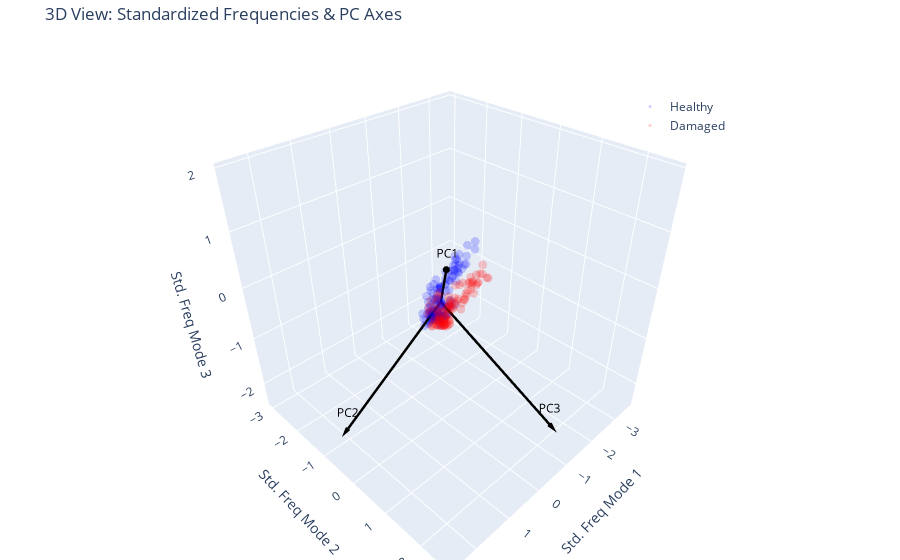

Source (notebook cell):
### Code cell
import plotly.graph_objects as go
import numpy as np

# 1. Standardize ALL data (using the scaler fitted on healthy data)
X_all_std = scaler.transform(measured_freqs)

# 2. Create Traces
data = []

# Healthy Data
data.append(go.Scatter3d(
    x=X_all_std[train_mask, 0],
    y=X_all_std[train_mask, 1],
    z=X_all_std[train_mask, 2],
    mode='markers',
    marker=dict(size=3, color='blue', opacity=0.2),
    name='Healthy'
))

# Damaged Data
data.append(go.Scatter3d(
    x=X_all_std[~train_mask, 0],
    y=X_all_std[~train_mask, 1],
    z=X_all_std[~train_mask, 2],
    mode='markers',
    marker=dict(size=3, color='red', opacity=0.2),
    name='Damaged'
))

# 3. Add PC Axes
scale = 3
origin = np.zeros(3)

for i, comp in enumerate(pca.components_):
    # Vector end point
    end = origin + comp * scale
    
    # Line for the vector
    data.append(go.Scatter3d(
        x=[origin[0], end[0]],
        y=[origin[1], end[1]],
        z=[origin[2], end[2]],
        mode='lines+text',
        line=dict(color='black', width=5),
        text=["", f"PC{i+1}"],
        textposition="top center",
        textfont=dict(size=12, color='black'),
        name=f'PC{i+1}',
        showlegend=False
    ))
    
    # Cone for arrow head
    data.append(go.Cone(
        x=[end[0]], y=[end[1]], z=[end[2]],
        u=[comp[0]], v=[comp[1]], w=[comp[2]],
        sizemode="absolute", sizeref=0.2, anchor="tail",
        showscale=False, colorscale=[[0, 'black'], [1, 'black']],
        name=f'PC{i+1} Arrow',
        showlegend=False
    ))

# 4. Layout
layout = go.Layout(
    title='3D View: Standardized Frequencies & PC Axes',
    scene=dict(
        xaxis_title='Std. Freq Mode 1',
        yaxis_title='Std. Freq Mode 2',
        zaxis_title='Std. Freq Mode 3',
        aspectmode='cube'
    ),
    margin=dict(l=0, r=0, b=0, t=40),
    legend=dict(x=0.7, y=0.9)
)

fig = go.Figure(data=data, layout=layout)
fig.show()

### Figure 1 — Plotly figure (JSON) as saved in the notebook; plotly's stock layout.template omitted (floating-point values rounded to 4 significant figures; data arrays with more than 128 entries replaced by an {"elided": "..."} marker saying what was removed)
{"data": [{"marker": {"color": "blue", "opacity": 0.2, "size": 3}, "mode": "markers", "name": "Healthy", "type": "scatter3d", "x": {"elided": "144 float values"}, "y": {"elided": "144 float values"}, "z": {"elided": "144 float values"}}, {"marker": {"color": "red", "opacity": 0.2, "size": 3}, "mode": "markers", "name": "Damaged", "type": "scatter3d", "x": [-2.404, -2.041, -2.573, -2.371, -1.119, -0.6643, -0.3118, 0.1372, 0.1567, 0.4018, 0.4496, 0.5915, 0.4818, 0.6482, 0.4477, 0.6105, 0.3237, 0.4876, 0.2831, -0.41, -0.07816, -0.3942, -0.282, -0.4966, -1.251, -1.479, -1.315, -0.7243, -0.32, 0.05015, 0.5175, 0.3026, 0.3657, 0.5527, 0.6756, 0.6813, 0.701, 0.6972, 0.6969, 0.4035, 0.5762, 0.6754, 0.4198, 0.1603, -0.09303, -0.3873, -0.2669, -0.04592, -0.1599, -0.2892, 0.2694, 0.3232, 0.04621, 0.2597, 0.4948, 0.3755, 0.6599, 0.7562, 0.7601, 0.6481, 0.6089, 0.6249, 0.6418, 0.4992, 0.5988, 0.7661, 0.5463, 0.42, 0.3305, 0.4178, -0.06114, 0.3426, -0.1194, -0.01233, 0.1415, 0.169, 0.5428, 0.3457, 0.3588, 0.7591, 0.6501, 0.7428, 0.6359, 0.5348, 0.8529, 0.7638, 0.581, 0.356, 0.453, 0.367, 0.6398, 0.1341, -0.3679, -0.1135, -0.5468, -0.2847], "y": [-2.105, -1.867, -2.199, -2.018, -0.9515, -0.6735, -0.3243, -0.07244, -0.1804, 0.2504, 0.3316, 0.2891, 1.001, 0.5917, 0.4332, 0.4924, -0.03611, 0.2613, 0.152, -0.4501, -0.4677, -0.5834, -0.5586, -0.5416, -1.186, -1.217, -1.136, -0.8339, -0.2974, -0.01894, 0.2728, 0.606, 0.8635, 1.142, 0.8338, 1.475, 1.122, 1.089, 1.001, 1.129, 0.7448, 0.8414, 0.639, 0.3748, 0.01962, -0.135, -0.2111, 0.09948, -0.04369, -0.4074, 0.0001825, 0.3746, 0.18, 0.4959, 0.8052, 0.8995, 1.268, 1.399, 1.792, 1.578, 1.45, 1.306, 1.572, 1.553, 1.237, 1.621, 0.8584, 0.8215, 0.6336, 0.6294, 0.188, 0.2415, -0.02768, 0.09284, 0.09095, 0.3715, 0.7335, 0.3046, 0.945, 0.6861, 1.189, 1.445, 1.362, 1.254, 1.159, 1.592, 1.345, 1.215, 1.051, 0.5667, 0.8776, 0.2936, -0.2669, -0.2046, -0.35, -0.2233], "z": [-1.878, -1.67, -2.014, -1.808, -1.113, -0.8655, -0.5773, -0.261, -0.1902, 0.2181, 0.3984, 0.347, 0.8704, 0.6223, 0.2531, 0.4812, 0.006601, 0.1524, 0.008624, -0.6138, -0.4487, -0.7404, -0.7936, -0.6257, -1.366, -1.403, -1.289, -1.063, -0.6975, -0.3588, -0.1021, 0.2504, 0.3427, 0.7781, 0.6511, 1.231, 0.9587, 0.7253, 0.6321, 0.7812, 0.5194, 0.5071, 0.2769, -0.01962, -0.3443, -0.638, -0.5536, -0.394, -0.5153, -0.7306, -0.3614, -0.1626, -0.1901, 0.2178, 0.442, 0.4635, 0.9084, 1.118, 1.323, 1.402, 1.072, 1.116, 1.266, 1.154, 0.9906, 1.326, 0.5964, 0.4884, 0.2478, 0.01319, -0.2983, -0.2049, -0.5165, -0.3936, -0.3625, -0.1314, 0.4206, -0.1006, 0.5421, 0.3601, 0.7287, 1.123, 1.075, 0.9514, 1.017, 1.19, 0.8681, 0.8753, 0.6636, 0.3294, 0.5582, 0.05153, -0.6719, -0.4754, -0.8187, -0.6565]}, {"line": {"color": "black", "width": 5}, "mode": "lines+text", "name": "PC1", "showlegend": false, "text": ["", "PC1"], "textfont": {"color": "black", "size": 12}, "textposition": "top center", "type": "scatter3d", "x": [0, 1.716], "y": [0, 1.75], "z": [0, 1.73]}, {"anchor": "tail", "colorscale": [[0, "black"], [1, "black"]], "name": "PC1 Arrow", "showlegend": false, "showscale": false, "sizemode": "absolute", "sizeref": 0.2, "type": "cone", "u": [0.5719], "v": [0.5833], "w": [0.5768], "x": [1.716], "y": [1.75], "z": [1.73]}, {"line": {"color": "black", "width": 5}, "mode": "lines+text", "name": "PC2", "showlegend": false, "text": ["", "PC2"], "textfont": {"color": "black", "size": 12}, "textposition": "top center", "type": "scatter3d", "x": [0, 2.344], "y": [0, -0.5179], "z": [0, -1.8]}, {"anchor": "tail", "colorscale": [[0, "black"], [1, "black"]], "name": "PC2 Arrow", "showlegend": false, "showscale": false, "sizemode": "absolute", "sizeref": 0.2, "type": "cone", "u": [0.7812], "v": [-0.1726], "w": [-0.5999], "x": [2.344], "y": [-0.5179], "z": [-1.8]}, {"line": {"color": "black", "width": 5}, "mode": "lines+text", "name": "PC3", "showlegend": false, "text": ["", "PC3"], "textfont": {"color": "black", "size": 12}, "textposition": "top center", "type": "scatter3d", "x": [0, -0.751], "y": [0, 2.381], "z": [0, -1.663]}, {"anchor": "tail", "colorscale": [[0, "black"], [1, "black"]], "name": "PC3 Arrow", "showlegend": false, "showscale": false, "sizemode": "absolute", "sizeref": 0.2, "type": "cone", "u": [-0.2503], "v": [0.7937], "w": [-0.5544], "x": [-0.751], "y": [2.381], "z": [-1.663]}], "layout": {"legend": {"x": 0.7, "y": 0.9}, "margin": {"b": 0, "l": 0, "r": 0, "t": 40}, "scene": {"aspectmode": "cube", "xaxis": {"title": {"text": "Std. Freq Mode 1"}}, "yaxis": {"title": {"text": "Std. Freq Mode 2"}}, "zaxis": {"title": {"text": "Std. Freq Mode 3"}}}, "title": {"text": "3D View: Standardized Frequencies & PC Axes"}}}
